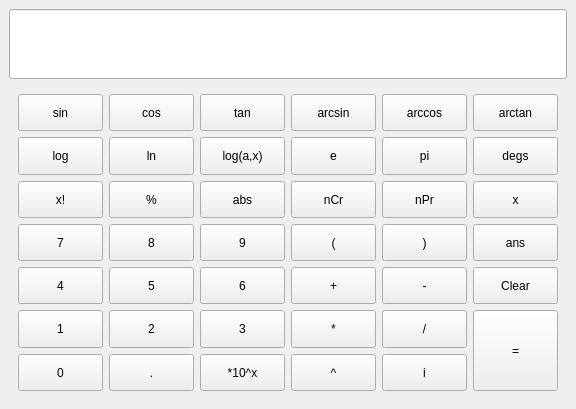
<?xml version="1.0" encoding="UTF-8"?>
<ui version="4.0">
 <class>Calculator</class>
 <widget class="QMainWindow" name="Calculator">
  <property name="geometry">
   <rect>
    <x>0</x>
    <y>0</y>
    <width>576</width>
    <height>409</height>
   </rect>
  </property>
  <property name="windowTitle">
   <string>C1000 Intelligent Calculator</string>
  </property>
  <widget class="QWidget" name="centralwidget">
   <layout class="QVBoxLayout" name="verticalLayout">
    <item>
     <widget class="QLineEdit" name="input">
      <property name="minimumSize">
       <size>
        <width>0</width>
        <height>70</height>
       </size>
      </property>
      <property name="baseSize">
       <size>
        <width>0</width>
        <height>0</height>
       </size>
      </property>
      <property name="font">
       <font>
        <family>Monospace</family>
        <pointsize>20</pointsize>
       </font>
      </property>
      <property name="layoutDirection">
       <enum>Qt::RightToLeft</enum>
      </property>
      <property name="text">
       <string/>
      </property>
      <property name="alignment">
       <set>Qt::AlignCenter</set>
      </property>
     </widget>
    </item>
    <item>
     <widget class="QWidget" name="widget" native="true">
      <layout class="QGridLayout" name="gridLayout">
       <item row="0" column="0">
        <widget class="QPushButton" name="btn_sin">
         <property name="sizePolicy">
          <sizepolicy hsizetype="Minimum" vsizetype="Expanding">
           <horstretch>0</horstretch>
           <verstretch>0</verstretch>
          </sizepolicy>
         </property>
         <property name="text">
          <string>sin</string>
         </property>
        </widget>
       </item>
       <item row="0" column="1">
        <widget class="QPushButton" name="btn_cos">
         <property name="sizePolicy">
          <sizepolicy hsizetype="Minimum" vsizetype="Expanding">
           <horstretch>0</horstretch>
           <verstretch>0</verstretch>
          </sizepolicy>
         </property>
         <property name="text">
          <string>cos</string>
         </property>
        </widget>
       </item>
       <item row="0" column="2">
        <widget class="QPushButton" name="btn_tan">
         <property name="sizePolicy">
          <sizepolicy hsizetype="Minimum" vsizetype="Expanding">
           <horstretch>0</horstretch>
           <verstretch>0</verstretch>
          </sizepolicy>
         </property>
         <property name="text">
          <string>tan</string>
         </property>
        </widget>
       </item>
       <item row="0" column="3">
        <widget class="QPushButton" name="btn_arcsin">
         <property name="sizePolicy">
          <sizepolicy hsizetype="Minimum" vsizetype="Expanding">
           <horstretch>0</horstretch>
           <verstretch>0</verstretch>
          </sizepolicy>
         </property>
         <property name="text">
          <string>arcsin</string>
         </property>
        </widget>
       </item>
       <item row="0" column="4">
        <widget class="QPushButton" name="btn_arccos">
         <property name="sizePolicy">
          <sizepolicy hsizetype="Minimum" vsizetype="Expanding">
           <horstretch>0</horstretch>
           <verstretch>0</verstretch>
          </sizepolicy>
         </property>
         <property name="text">
          <string>arccos</string>
         </property>
        </widget>
       </item>
       <item row="0" column="5">
        <widget class="QPushButton" name="btn_arctan">
         <property name="sizePolicy">
          <sizepolicy hsizetype="Minimum" vsizetype="Expanding">
           <horstretch>0</horstretch>
           <verstretch>0</verstretch>
          </sizepolicy>
         </property>
         <property name="text">
          <string>arctan</string>
         </property>
        </widget>
       </item>
       <item row="1" column="0">
        <widget class="QPushButton" name="btn_log">
         <property name="sizePolicy">
          <sizepolicy hsizetype="Minimum" vsizetype="Expanding">
           <horstretch>0</horstretch>
           <verstretch>0</verstretch>
          </sizepolicy>
         </property>
         <property name="text">
          <string>log</string>
         </property>
        </widget>
       </item>
       <item row="1" column="1">
        <widget class="QPushButton" name="btn_ln">
         <property name="sizePolicy">
          <sizepolicy hsizetype="Minimum" vsizetype="Expanding">
           <horstretch>0</horstretch>
           <verstretch>0</verstretch>
          </sizepolicy>
         </property>
         <property name="text">
          <string>ln</string>
         </property>
        </widget>
       </item>
       <item row="1" column="2">
        <widget class="QPushButton" name="btn_logax">
         <property name="sizePolicy">
          <sizepolicy hsizetype="Minimum" vsizetype="Expanding">
           <horstretch>0</horstretch>
           <verstretch>0</verstretch>
          </sizepolicy>
         </property>
         <property name="text">
          <string>log(a,x)</string>
         </property>
        </widget>
       </item>
       <item row="1" column="3">
        <widget class="QPushButton" name="btn_e">
         <property name="sizePolicy">
          <sizepolicy hsizetype="Minimum" vsizetype="Expanding">
           <horstretch>0</horstretch>
           <verstretch>0</verstretch>
          </sizepolicy>
         </property>
         <property name="text">
          <string>e</string>
         </property>
        </widget>
       </item>
       <item row="1" column="4">
        <widget class="QPushButton" name="btn_pi">
         <property name="sizePolicy">
          <sizepolicy hsizetype="Minimum" vsizetype="Expanding">
           <horstretch>0</horstretch>
           <verstretch>0</verstretch>
          </sizepolicy>
         </property>
         <property name="text">
          <string>pi</string>
         </property>
        </widget>
       </item>
       <item row="1" column="5">
        <widget class="QPushButton" name="btn_degs">
         <property name="sizePolicy">
          <sizepolicy hsizetype="Minimum" vsizetype="Expanding">
           <horstretch>0</horstretch>
           <verstretch>0</verstretch>
          </sizepolicy>
         </property>
         <property name="text">
          <string>degs</string>
         </property>
        </widget>
       </item>
       <item row="2" column="0">
        <widget class="QPushButton" name="btn_fact">
         <property name="sizePolicy">
          <sizepolicy hsizetype="Minimum" vsizetype="Expanding">
           <horstretch>0</horstretch>
           <verstretch>0</verstretch>
          </sizepolicy>
         </property>
         <property name="text">
          <string>x!</string>
         </property>
        </widget>
       </item>
       <item row="4" column="0">
        <widget class="QPushButton" name="btn_7">
         <property name="sizePolicy">
          <sizepolicy hsizetype="Minimum" vsizetype="Expanding">
           <horstretch>0</horstretch>
           <verstretch>0</verstretch>
          </sizepolicy>
         </property>
         <property name="text">
          <string>7</string>
         </property>
        </widget>
       </item>
       <item row="5" column="0">
        <widget class="QPushButton" name="btn_4">
         <property name="sizePolicy">
          <sizepolicy hsizetype="Minimum" vsizetype="Expanding">
           <horstretch>0</horstretch>
           <verstretch>0</verstretch>
          </sizepolicy>
         </property>
         <property name="text">
          <string>4</string>
         </property>
        </widget>
       </item>
       <item row="7" column="0">
        <widget class="QPushButton" name="btn_1">
         <property name="sizePolicy">
          <sizepolicy hsizetype="Minimum" vsizetype="Expanding">
           <horstretch>0</horstretch>
           <verstretch>0</verstretch>
          </sizepolicy>
         </property>
         <property name="text">
          <string>1</string>
         </property>
        </widget>
       </item>
       <item row="8" column="0">
        <widget class="QPushButton" name="btn_0">
         <property name="sizePolicy">
          <sizepolicy hsizetype="Minimum" vsizetype="Expanding">
           <horstretch>0</horstretch>
           <verstretch>0</verstretch>
          </sizepolicy>
         </property>
         <property name="text">
          <string>0</string>
         </property>
        </widget>
       </item>
       <item row="2" column="1">
        <widget class="QPushButton" name="btn_precentage">
         <property name="sizePolicy">
          <sizepolicy hsizetype="Minimum" vsizetype="Expanding">
           <horstretch>0</horstretch>
           <verstretch>0</verstretch>
          </sizepolicy>
         </property>
         <property name="text">
          <string>%</string>
         </property>
        </widget>
       </item>
       <item row="2" column="2">
        <widget class="QPushButton" name="btn_abs">
         <property name="sizePolicy">
          <sizepolicy hsizetype="Minimum" vsizetype="Expanding">
           <horstretch>0</horstretch>
           <verstretch>0</verstretch>
          </sizepolicy>
         </property>
         <property name="text">
          <string>abs</string>
         </property>
        </widget>
       </item>
       <item row="2" column="3">
        <widget class="QPushButton" name="btn_ncr">
         <property name="sizePolicy">
          <sizepolicy hsizetype="Minimum" vsizetype="Expanding">
           <horstretch>0</horstretch>
           <verstretch>0</verstretch>
          </sizepolicy>
         </property>
         <property name="text">
          <string>nCr</string>
         </property>
        </widget>
       </item>
       <item row="2" column="4">
        <widget class="QPushButton" name="btn_npr">
         <property name="sizePolicy">
          <sizepolicy hsizetype="Minimum" vsizetype="Expanding">
           <horstretch>0</horstretch>
           <verstretch>0</verstretch>
          </sizepolicy>
         </property>
         <property name="text">
          <string>nPr</string>
         </property>
        </widget>
       </item>
       <item row="4" column="1">
        <widget class="QPushButton" name="btn_8">
         <property name="sizePolicy">
          <sizepolicy hsizetype="Minimum" vsizetype="Expanding">
           <horstretch>0</horstretch>
           <verstretch>0</verstretch>
          </sizepolicy>
         </property>
         <property name="text">
          <string>8</string>
         </property>
        </widget>
       </item>
       <item row="4" column="2">
        <widget class="QPushButton" name="btn_9">
         <property name="sizePolicy">
          <sizepolicy hsizetype="Minimum" vsizetype="Expanding">
           <horstretch>0</horstretch>
           <verstretch>0</verstretch>
          </sizepolicy>
         </property>
         <property name="text">
          <string>9</string>
         </property>
        </widget>
       </item>
       <item row="5" column="1">
        <widget class="QPushButton" name="btn_5">
         <property name="sizePolicy">
          <sizepolicy hsizetype="Minimum" vsizetype="Expanding">
           <horstretch>0</horstretch>
           <verstretch>0</verstretch>
          </sizepolicy>
         </property>
         <property name="text">
          <string>5</string>
         </property>
        </widget>
       </item>
       <item row="5" column="2">
        <widget class="QPushButton" name="btn_6">
         <property name="sizePolicy">
          <sizepolicy hsizetype="Minimum" vsizetype="Expanding">
           <horstretch>0</horstretch>
           <verstretch>0</verstretch>
          </sizepolicy>
         </property>
         <property name="text">
          <string>6</string>
         </property>
        </widget>
       </item>
       <item row="7" column="2">
        <widget class="QPushButton" name="btn_3">
         <property name="sizePolicy">
          <sizepolicy hsizetype="Minimum" vsizetype="Expanding">
           <horstretch>0</horstretch>
           <verstretch>0</verstretch>
          </sizepolicy>
         </property>
         <property name="text">
          <string>3</string>
         </property>
        </widget>
       </item>
       <item row="7" column="1">
        <widget class="QPushButton" name="btn_2">
         <property name="sizePolicy">
          <sizepolicy hsizetype="Minimum" vsizetype="Expanding">
           <horstretch>0</horstretch>
           <verstretch>0</verstretch>
          </sizepolicy>
         </property>
         <property name="text">
          <string>2</string>
         </property>
        </widget>
       </item>
       <item row="8" column="1">
        <widget class="QPushButton" name="btn_mantissa">
         <property name="sizePolicy">
          <sizepolicy hsizetype="Minimum" vsizetype="Expanding">
           <horstretch>0</horstretch>
           <verstretch>0</verstretch>
          </sizepolicy>
         </property>
         <property name="text">
          <string>.</string>
         </property>
        </widget>
       </item>
       <item row="8" column="2">
        <widget class="QPushButton" name="btn_std_form">
         <property name="sizePolicy">
          <sizepolicy hsizetype="Minimum" vsizetype="Expanding">
           <horstretch>0</horstretch>
           <verstretch>0</verstretch>
          </sizepolicy>
         </property>
         <property name="text">
          <string>*10^x</string>
         </property>
        </widget>
       </item>
       <item row="5" column="5">
        <widget class="QPushButton" name="btn_clear">
         <property name="sizePolicy">
          <sizepolicy hsizetype="Minimum" vsizetype="Expanding">
           <horstretch>0</horstretch>
           <verstretch>0</verstretch>
          </sizepolicy>
         </property>
         <property name="text">
          <string>Clear</string>
         </property>
        </widget>
       </item>
       <item row="7" column="5" rowspan="2">
        <widget class="QPushButton" name="btn_eval">
         <property name="sizePolicy">
          <sizepolicy hsizetype="Minimum" vsizetype="Expanding">
           <horstretch>0</horstretch>
           <verstretch>0</verstretch>
          </sizepolicy>
         </property>
         <property name="text">
          <string>=</string>
         </property>
        </widget>
       </item>
       <item row="4" column="5">
        <widget class="QPushButton" name="btn_ans">
         <property name="sizePolicy">
          <sizepolicy hsizetype="Minimum" vsizetype="Expanding">
           <horstretch>0</horstretch>
           <verstretch>0</verstretch>
          </sizepolicy>
         </property>
         <property name="text">
          <string>ans</string>
         </property>
        </widget>
       </item>
       <item row="2" column="5">
        <widget class="QPushButton" name="btn_x">
         <property name="sizePolicy">
          <sizepolicy hsizetype="Minimum" vsizetype="Expanding">
           <horstretch>0</horstretch>
           <verstretch>0</verstretch>
          </sizepolicy>
         </property>
         <property name="text">
          <string>x</string>
         </property>
        </widget>
       </item>
       <item row="8" column="3">
        <widget class="QPushButton" name="btn_index">
         <property name="sizePolicy">
          <sizepolicy hsizetype="Minimum" vsizetype="Expanding">
           <horstretch>0</horstretch>
           <verstretch>0</verstretch>
          </sizepolicy>
         </property>
         <property name="text">
          <string>^</string>
         </property>
        </widget>
       </item>
       <item row="7" column="3">
        <widget class="QPushButton" name="btn_mul">
         <property name="sizePolicy">
          <sizepolicy hsizetype="Minimum" vsizetype="Expanding">
           <horstretch>0</horstretch>
           <verstretch>0</verstretch>
          </sizepolicy>
         </property>
         <property name="text">
          <string>*</string>
         </property>
        </widget>
       </item>
       <item row="5" column="3">
        <widget class="QPushButton" name="btn_add">
         <property name="sizePolicy">
          <sizepolicy hsizetype="Minimum" vsizetype="Expanding">
           <horstretch>0</horstretch>
           <verstretch>0</verstretch>
          </sizepolicy>
         </property>
         <property name="text">
          <string>+</string>
         </property>
        </widget>
       </item>
       <item row="4" column="3">
        <widget class="QPushButton" name="btn_left_bracket">
         <property name="sizePolicy">
          <sizepolicy hsizetype="Minimum" vsizetype="Expanding">
           <horstretch>0</horstretch>
           <verstretch>0</verstretch>
          </sizepolicy>
         </property>
         <property name="text">
          <string>(</string>
         </property>
        </widget>
       </item>
       <item row="8" column="4">
        <widget class="QPushButton" name="btn_i">
         <property name="sizePolicy">
          <sizepolicy hsizetype="Minimum" vsizetype="Expanding">
           <horstretch>0</horstretch>
           <verstretch>0</verstretch>
          </sizepolicy>
         </property>
         <property name="text">
          <string>i</string>
         </property>
        </widget>
       </item>
       <item row="7" column="4">
        <widget class="QPushButton" name="btn_div">
         <property name="sizePolicy">
          <sizepolicy hsizetype="Minimum" vsizetype="Expanding">
           <horstretch>0</horstretch>
           <verstretch>0</verstretch>
          </sizepolicy>
         </property>
         <property name="text">
          <string>/</string>
         </property>
        </widget>
       </item>
       <item row="5" column="4">
        <widget class="QPushButton" name="btn_sub">
         <property name="sizePolicy">
          <sizepolicy hsizetype="Minimum" vsizetype="Expanding">
           <horstretch>0</horstretch>
           <verstretch>0</verstretch>
          </sizepolicy>
         </property>
         <property name="text">
          <string>-</string>
         </property>
        </widget>
       </item>
       <item row="4" column="4">
        <widget class="QPushButton" name="btn_right_bracket">
         <property name="sizePolicy">
          <sizepolicy hsizetype="Minimum" vsizetype="Expanding">
           <horstretch>0</horstretch>
           <verstretch>0</verstretch>
          </sizepolicy>
         </property>
         <property name="text">
          <string>)</string>
         </property>
        </widget>
       </item>
      </layout>
     </widget>
    </item>
   </layout>
  </widget>
 </widget>
 <resources/>
 <connections/>
</ui>
